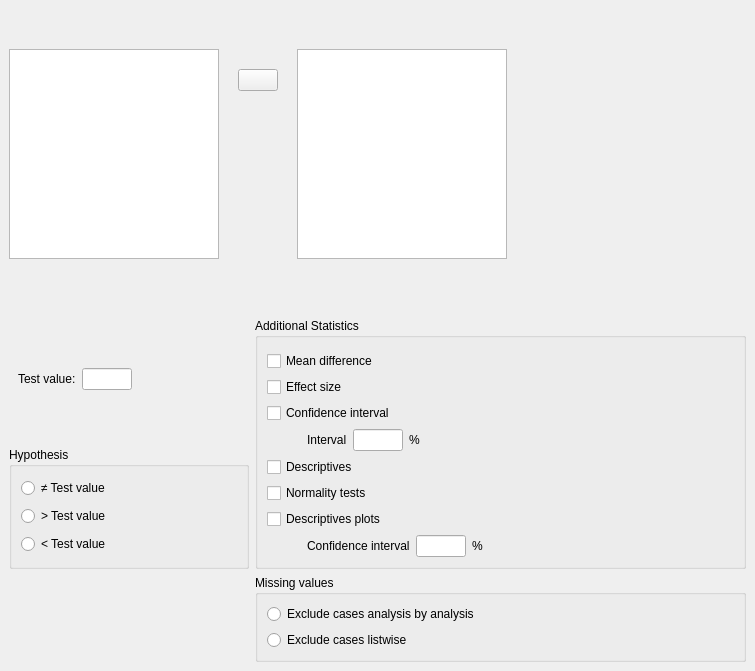
<?xml version="1.0" encoding="UTF-8"?>
<ui version="4.0">
 <class>TTestOneSampleForm</class>
 <widget class="QWidget" name="TTestOneSampleForm">
  <property name="geometry">
   <rect>
    <x>0</x>
    <y>0</y>
    <width>755</width>
    <height>671</height>
   </rect>
  </property>
  <property name="sizePolicy">
   <sizepolicy hsizetype="Expanding" vsizetype="Preferred">
    <horstretch>0</horstretch>
    <verstretch>0</verstretch>
   </sizepolicy>
  </property>
  <property name="windowTitle">
   <string>Form</string>
  </property>
  <layout class="QGridLayout" name="gridLayout_9">
   <property name="leftMargin">
    <number>0</number>
   </property>
   <property name="topMargin">
    <number>0</number>
   </property>
   <property name="rightMargin">
    <number>0</number>
   </property>
   <property name="bottomMargin">
    <number>0</number>
   </property>
   <property name="verticalSpacing">
    <number>0</number>
   </property>
   <item row="1" column="0">
    <widget class="QWidget" name="widget_3" native="true">
     <property name="sizePolicy">
      <sizepolicy hsizetype="Expanding" vsizetype="Preferred">
       <horstretch>0</horstretch>
       <verstretch>0</verstretch>
      </sizepolicy>
     </property>
     <layout class="QGridLayout" name="gridLayout_2">
      <property name="topMargin">
       <number>9</number>
      </property>
      <item row="0" column="0">
       <widget class="QWidget" name="widget_5" native="true">
        <property name="sizePolicy">
         <sizepolicy hsizetype="Fixed" vsizetype="Preferred">
          <horstretch>0</horstretch>
          <verstretch>0</verstretch>
         </sizepolicy>
        </property>
        <property name="minimumSize">
         <size>
          <width>240</width>
          <height>0</height>
         </size>
        </property>
        <layout class="QGridLayout" name="gridLayout">
         <item row="0" column="0">
          <widget class="QLabel" name="label_3">
           <property name="text">
            <string>Test value:</string>
           </property>
          </widget>
         </item>
         <item row="0" column="1">
          <widget class="BoundTextBox" name="testValue">
           <property name="sizePolicy">
            <sizepolicy hsizetype="Fixed" vsizetype="Fixed">
             <horstretch>0</horstretch>
             <verstretch>0</verstretch>
            </sizepolicy>
           </property>
           <property name="maximumSize">
            <size>
             <width>50</width>
             <height>16777215</height>
            </size>
           </property>
          </widget>
         </item>
         <item row="0" column="2">
          <spacer name="horizontalSpacer_2">
           <property name="orientation">
            <enum>Qt::Horizontal</enum>
           </property>
           <property name="sizeHint" stdset="0">
            <size>
             <width>40</width>
             <height>20</height>
            </size>
           </property>
          </spacer>
         </item>
        </layout>
       </widget>
      </item>
      <item row="0" column="1" rowspan="2">
       <widget class="GroupBox" name="groupBox_7">
        <property name="title">
         <string>Additional Statistics</string>
        </property>
        <layout class="QGridLayout" name="gridLayout_3">
         <property name="topMargin">
          <number>13</number>
         </property>
         <item row="3" column="0">
          <widget class="QWidget" name="widget_4" native="true">
           <layout class="QGridLayout" name="gridLayout_10">
            <property name="leftMargin">
             <number>40</number>
            </property>
            <property name="topMargin">
             <number>0</number>
            </property>
            <property name="rightMargin">
             <number>0</number>
            </property>
            <property name="bottomMargin">
             <number>0</number>
            </property>
            <item row="0" column="0">
             <widget class="QLabel" name="label">
              <property name="sizePolicy">
               <sizepolicy hsizetype="Fixed" vsizetype="Preferred">
                <horstretch>0</horstretch>
                <verstretch>0</verstretch>
               </sizepolicy>
              </property>
              <property name="text">
               <string>Interval</string>
              </property>
             </widget>
            </item>
            <item row="0" column="1">
             <widget class="BoundTextBox" name="confidenceIntervalInterval">
              <property name="sizePolicy">
               <sizepolicy hsizetype="Preferred" vsizetype="Fixed">
                <horstretch>0</horstretch>
                <verstretch>0</verstretch>
               </sizepolicy>
              </property>
              <property name="maximumSize">
               <size>
                <width>50</width>
                <height>16777215</height>
               </size>
              </property>
             </widget>
            </item>
            <item row="0" column="2">
             <widget class="QLabel" name="label_2">
              <property name="sizePolicy">
               <sizepolicy hsizetype="Expanding" vsizetype="Preferred">
                <horstretch>0</horstretch>
                <verstretch>0</verstretch>
               </sizepolicy>
              </property>
              <property name="text">
               <string>%</string>
              </property>
             </widget>
            </item>
           </layout>
          </widget>
         </item>
         <item row="2" column="0" colspan="2">
          <widget class="BoundCheckBox" name="confidenceInterval">
           <property name="text">
            <string>Confidence interval</string>
           </property>
          </widget>
         </item>
         <item row="6" column="0">
          <widget class="BoundCheckBox" name="descriptivesPlots">
           <property name="text">
            <string>Descriptives plots</string>
           </property>
          </widget>
         </item>
         <item row="7" column="0">
          <widget class="QWidget" name="widget_7" native="true">
           <layout class="QGridLayout" name="gridLayout_4">
            <property name="leftMargin">
             <number>40</number>
            </property>
            <property name="topMargin">
             <number>0</number>
            </property>
            <property name="rightMargin">
             <number>0</number>
            </property>
            <property name="bottomMargin">
             <number>0</number>
            </property>
            <item row="0" column="1">
             <widget class="BoundTextBox" name="descriptivesPlotsConfidenceInterval">
              <property name="sizePolicy">
               <sizepolicy hsizetype="Fixed" vsizetype="Fixed">
                <horstretch>0</horstretch>
                <verstretch>0</verstretch>
               </sizepolicy>
              </property>
              <property name="minimumSize">
               <size>
                <width>50</width>
                <height>0</height>
               </size>
              </property>
              <property name="maximumSize">
               <size>
                <width>50</width>
                <height>16777215</height>
               </size>
              </property>
             </widget>
            </item>
            <item row="0" column="0">
             <widget class="QLabel" name="label_4">
              <property name="sizePolicy">
               <sizepolicy hsizetype="Fixed" vsizetype="Preferred">
                <horstretch>0</horstretch>
                <verstretch>0</verstretch>
               </sizepolicy>
              </property>
              <property name="text">
               <string>Confidence interval</string>
              </property>
             </widget>
            </item>
            <item row="0" column="2">
             <widget class="QLabel" name="label_5">
              <property name="sizePolicy">
               <sizepolicy hsizetype="Expanding" vsizetype="Preferred">
                <horstretch>0</horstretch>
                <verstretch>0</verstretch>
               </sizepolicy>
              </property>
              <property name="text">
               <string>%</string>
              </property>
             </widget>
            </item>
           </layout>
          </widget>
         </item>
         <item row="0" column="0" colspan="2">
          <widget class="BoundCheckBox" name="meanDifference">
           <property name="text">
            <string>Mean difference</string>
           </property>
          </widget>
         </item>
         <item row="1" column="0">
          <widget class="BoundCheckBox" name="effectSize">
           <property name="text">
            <string>Effect size</string>
           </property>
          </widget>
         </item>
         <item row="4" column="0" colspan="3">
          <widget class="BoundCheckBox" name="descriptives">
           <property name="text">
            <string>Descriptives</string>
           </property>
          </widget>
         </item>
         <item row="5" column="0" colspan="2">
          <widget class="BoundCheckBox" name="normalityTests">
           <property name="text">
            <string>Normality tests</string>
           </property>
          </widget>
         </item>
        </layout>
       </widget>
      </item>
      <item row="1" column="0">
       <widget class="BoundGroupBox" name="hypothesis">
        <property name="sizePolicy">
         <sizepolicy hsizetype="Preferred" vsizetype="Preferred">
          <horstretch>0</horstretch>
          <verstretch>0</verstretch>
         </sizepolicy>
        </property>
        <property name="title">
         <string>Hypothesis</string>
        </property>
        <property name="flat">
         <bool>false</bool>
        </property>
        <layout class="QGridLayout" name="gridLayout_5">
         <item row="1" column="0">
          <widget class="QRadioButton" name="_2groupOneGreater">
           <property name="text">
            <string>&gt; Test value</string>
           </property>
          </widget>
         </item>
         <item row="2" column="0">
          <widget class="QRadioButton" name="_3groupTwoGreater">
           <property name="text">
            <string>&lt; Test value</string>
           </property>
          </widget>
         </item>
         <item row="0" column="0">
          <widget class="QRadioButton" name="_1notEqual">
           <property name="text">
            <string>≠ Test value</string>
           </property>
          </widget>
         </item>
        </layout>
       </widget>
      </item>
      <item row="2" column="1">
       <widget class="BoundGroupBox" name="missingValues">
        <property name="title">
         <string>Missing values</string>
        </property>
        <property name="flat">
         <bool>false</bool>
        </property>
        <layout class="QGridLayout" name="gridLayout_6">
         <item row="0" column="0">
          <widget class="QRadioButton" name="_1excludeAnalysisByAnalysis">
           <property name="text">
            <string>Exclude cases analysis by analysis</string>
           </property>
          </widget>
         </item>
         <item row="1" column="0">
          <widget class="QRadioButton" name="_2excludeListwise">
           <property name="text">
            <string>Exclude cases listwise</string>
           </property>
          </widget>
         </item>
        </layout>
       </widget>
      </item>
     </layout>
    </widget>
   </item>
   <item row="0" column="0">
    <widget class="QWidget" name="widget" native="true">
     <property name="sizePolicy">
      <sizepolicy hsizetype="Expanding" vsizetype="Preferred">
       <horstretch>0</horstretch>
       <verstretch>0</verstretch>
      </sizepolicy>
     </property>
     <property name="minimumSize">
      <size>
       <width>0</width>
       <height>0</height>
      </size>
     </property>
     <layout class="QHBoxLayout" name="horizontalLayout">
      <item>
       <widget class="AvailableFieldsListView" name="listAvailableFields">
        <property name="sizePolicy">
         <sizepolicy hsizetype="Preferred" vsizetype="Expanding">
          <horstretch>0</horstretch>
          <verstretch>0</verstretch>
         </sizepolicy>
        </property>
        <property name="minimumSize">
         <size>
          <width>0</width>
          <height>210</height>
         </size>
        </property>
        <property name="maximumSize">
         <size>
          <width>210</width>
          <height>210</height>
         </size>
        </property>
        <property name="selectionMode">
         <enum>QAbstractItemView::ExtendedSelection</enum>
        </property>
       </widget>
      </item>
      <item>
       <widget class="QWidget" name="widget_2" native="true">
        <property name="sizePolicy">
         <sizepolicy hsizetype="Fixed" vsizetype="Expanding">
          <horstretch>0</horstretch>
          <verstretch>0</verstretch>
         </sizepolicy>
        </property>
        <property name="maximumSize">
         <size>
          <width>16777215</width>
          <height>210</height>
         </size>
        </property>
        <layout class="QVBoxLayout" name="verticalLayout">
         <property name="leftMargin">
          <number>13</number>
         </property>
         <property name="topMargin">
          <number>0</number>
         </property>
         <property name="rightMargin">
          <number>13</number>
         </property>
         <property name="bottomMargin">
          <number>0</number>
         </property>
         <item>
          <spacer name="verticalSpacer_3">
           <property name="orientation">
            <enum>Qt::Vertical</enum>
           </property>
           <property name="sizeType">
            <enum>QSizePolicy::Fixed</enum>
           </property>
           <property name="sizeHint" stdset="0">
            <size>
             <width>20</width>
             <height>20</height>
            </size>
           </property>
          </spacer>
         </item>
         <item>
          <widget class="AssignButton" name="buttonAssign_main_fields">
           <property name="minimumSize">
            <size>
             <width>0</width>
             <height>0</height>
            </size>
           </property>
           <property name="maximumSize">
            <size>
             <width>50</width>
             <height>16777215</height>
            </size>
           </property>
           <property name="text">
            <string/>
           </property>
          </widget>
         </item>
         <item>
          <spacer name="verticalSpacer_4">
           <property name="orientation">
            <enum>Qt::Vertical</enum>
           </property>
           <property name="sizeHint" stdset="0">
            <size>
             <width>20</width>
             <height>40</height>
            </size>
           </property>
          </spacer>
         </item>
        </layout>
       </widget>
      </item>
      <item>
       <widget class="BoundListView" name="variables">
        <property name="sizePolicy">
         <sizepolicy hsizetype="Preferred" vsizetype="Expanding">
          <horstretch>0</horstretch>
          <verstretch>0</verstretch>
         </sizepolicy>
        </property>
        <property name="minimumSize">
         <size>
          <width>0</width>
          <height>210</height>
         </size>
        </property>
        <property name="maximumSize">
         <size>
          <width>210</width>
          <height>210</height>
         </size>
        </property>
        <property name="selectionMode">
         <enum>QAbstractItemView::ExtendedSelection</enum>
        </property>
       </widget>
      </item>
      <item>
       <widget class="QWidget" name="widget_6" native="true">
        <property name="sizePolicy">
         <sizepolicy hsizetype="Minimum" vsizetype="Preferred">
          <horstretch>0</horstretch>
          <verstretch>0</verstretch>
         </sizepolicy>
        </property>
        <property name="minimumSize">
         <size>
          <width>100</width>
          <height>0</height>
         </size>
        </property>
        <layout class="QVBoxLayout" name="verticalLayout_2">
         <property name="leftMargin">
          <number>0</number>
         </property>
         <property name="topMargin">
          <number>0</number>
         </property>
         <property name="rightMargin">
          <number>0</number>
         </property>
         <property name="bottomMargin">
          <number>0</number>
         </property>
        </layout>
       </widget>
      </item>
     </layout>
    </widget>
   </item>
  </layout>
  <zorder>widget</zorder>
  <zorder>widget_3</zorder>
 </widget>
 <customwidgets>
  <customwidget>
   <class>AssignButton</class>
   <extends>QPushButton</extends>
   <header>widgets/assignbutton.h</header>
  </customwidget>
  <customwidget>
   <class>AvailableFieldsListView</class>
   <extends>QListView</extends>
   <header>widgets/availablefieldslistview.h</header>
  </customwidget>
  <customwidget>
   <class>BoundListView</class>
   <extends>QListView</extends>
   <header>widgets/boundlistview.h</header>
  </customwidget>
  <customwidget>
   <class>BoundCheckBox</class>
   <extends>QCheckBox</extends>
   <header>widgets/boundcheckbox.h</header>
  </customwidget>
  <customwidget>
   <class>BoundTextBox</class>
   <extends>QLineEdit</extends>
   <header>widgets/boundtextbox.h</header>
  </customwidget>
  <customwidget>
   <class>BoundGroupBox</class>
   <extends>QGroupBox</extends>
   <header>widgets/boundgroupbox.h</header>
   <container>1</container>
  </customwidget>
  <customwidget>
   <class>GroupBox</class>
   <extends>QGroupBox</extends>
   <header>widgets/groupbox.h</header>
   <container>1</container>
  </customwidget>
 </customwidgets>
 <resources/>
 <connections/>
</ui>
